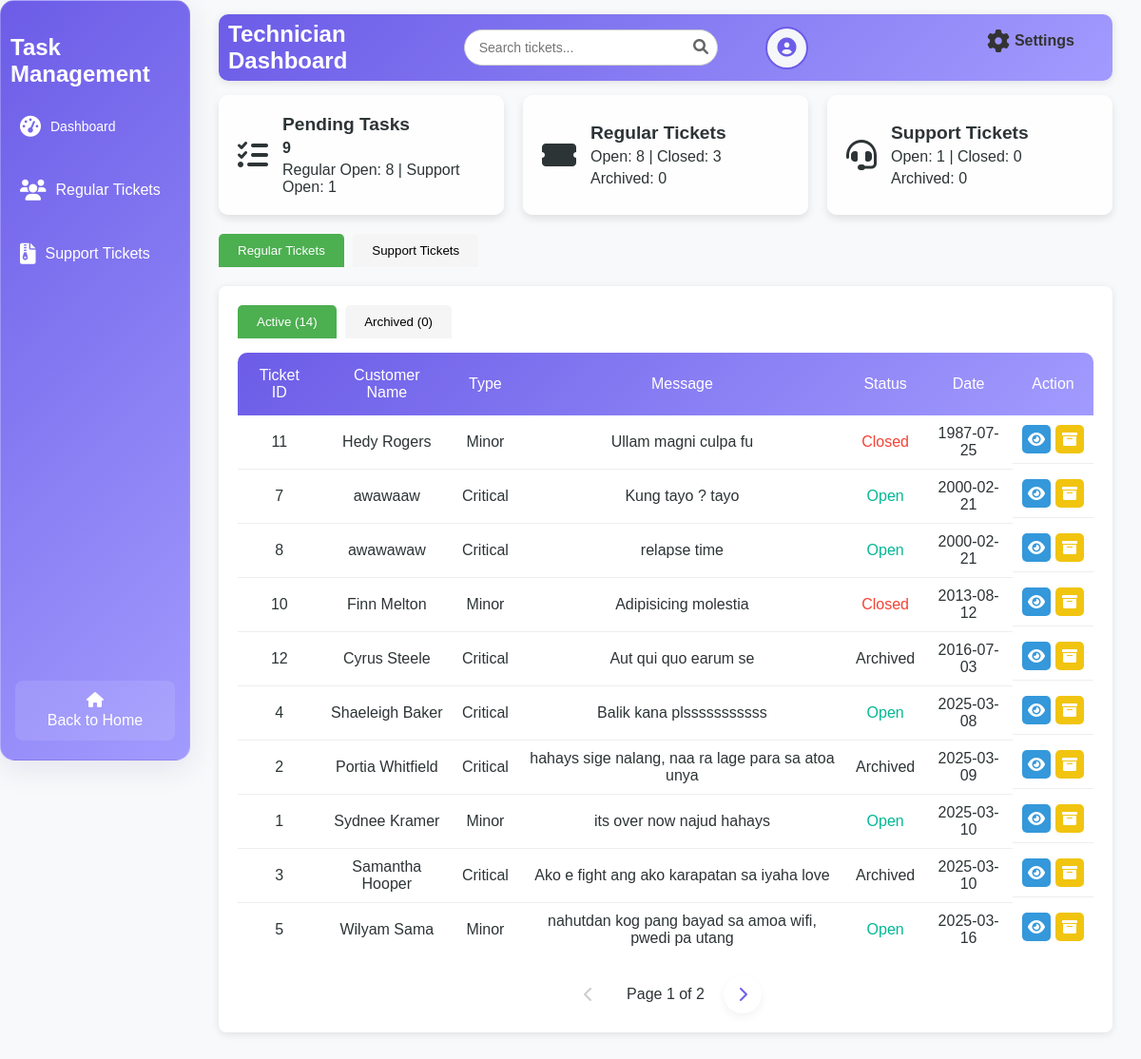
Page /technicianD.php on the committed database.
### tables this page shows
CREATE TABLE `tbl_ticket` (
  `t_id` int(50) NOT NULL,
  `t_aname` varchar(200) NOT NULL,
  `t_type` varchar(200) NOT NULL,
  `t_status` varchar(200) NOT NULL,
  `t_date` date NOT NULL,
  `t_details` varchar(200) NOT NULL
);

### technicianD.php (the view, shortened to what this page needs)
<?php
include 'db.php';
$avatarPath = $_SESSION['avatarPath'];
$limit = 10;
$regularActivePage = isset($_GET['regularActivePage']) ? max(1, (int)$_GET['regularActivePage']) : 1;
$tab = $_GET['tab'] ?? 'regular';
if ($conn) {
    $sqlOpenTickets = "SELECT COUNT(*) AS openTickets FROM tbl_ticket WHERE t_status = 'open' AND (t_details NOT LIKE 'ARCHIVED:%' OR t_details IS NULL)";
    $resultOpenTickets = $conn->query($sqlOpenTickets);
    $openTickets = $resultOpenTickets ? ($resultOpenTickets->fetch_assoc()['openTickets'] ?? 0) : 0;
    $sqlClosedTickets = "SELECT COUNT(*) AS closedTickets FROM tbl_ticket WHERE t_status = 'closed' AND (t_details NOT LIKE 'ARCHIVED:%' OR t_details IS NULL)";
    $resultClosedTickets = $conn->query($sqlClosedTickets);
    $closedTickets = $resultClosedTickets ? ($resultClosedTickets->fetch_assoc()['closedTickets'] ?? 0) : 0;
    $sqlArchivedRegular = "SELECT COUNT(*) AS archivedTickets FROM tbl_ticket WHERE t_details LIKE 'ARCHIVED:%'";
    $resultArchivedRegular = $conn->query($sqlArchivedRegular);
    $archivedRegular = $resultArchivedRegular ? ($resultArchivedRegular->fetch_assoc()['archivedTickets'] ?? 0) : 0;
    $sqlSupportOpen = "SELECT COUNT(*) AS supportOpen FROM tbl_supp_tickets WHERE s_status = 'Open' AND (s_message NOT LIKE 'ARCHIVED:%' OR s_message IS NULL)";
    $resultSupportOpen = $conn->query($sqlSupportOpen);
    $supportOpen = $resultSupportOpen ? ($resultSupportOpen->fetch_assoc()['supportOpen'] ?? 0) : 0;
    $sqlSupportClosed = "SELECT COUNT(*) AS supportClosed FROM tbl_supp_tickets WHERE s_status = 'Closed' AND (s_message NOT LIKE 'ARCHIVED:%' OR s_message IS NULL)";
    $resultSupportClosed = $conn->query($sqlSupportClosed);
    $supportClosed = $resultSupportClosed ? ($resultSupportClosed->fetch_assoc()['supportClosed'] ?? 0) : 0;
    $sqlArchivedSupport = "SELECT COUNT(*) AS archivedSupport FROM tbl_supp_tickets WHERE s_message LIKE 'ARCHIVED:%'";
    $resultArchivedSupport = $conn->query($sqlArchivedSupport);
    $archivedSupport = $resultArchivedSupport ? ($resultArchivedSupport->fetch_assoc()['archivedSupport'] ?? 0) : 0;
    $pendingTasks = $openTickets + $supportOpen;
    $sqlTotalRegularActive = "SELECT COUNT(*) AS total FROM tbl_ticket WHERE (t_details NOT LIKE 'ARCHIVED:%' OR t_details IS NULL)";
    $resultTotalRegularActive = $conn->query($sqlTotalRegularActive);
    $totalRegularActive = $resultTotalRegularActive ? ($resultTotalRegularActive->fetch_assoc()['total'] ?? 0) : 0;
    $totalRegularActivePages = ceil($totalRegularActive / $limit) ?: 1;
    $regularActivePage = min($regularActivePage, $totalRegularActivePages);
    $regularActiveOffset = ($regularActivePage - 1) * $limit;
    $sqlRegularActive = "SELECT t_id, t_aname, t_type, t_details, t_status, t_date
                        FROM tbl_ticket
                        WHERE (t_details NOT LIKE 'ARCHIVED:%' OR t_details IS NULL)
                        ORDER BY t_date ASC LIMIT ? OFFSET ?";
    $stmtRegularActive = $conn->prepare($sqlRegularActive);
    $stmtRegularActive->bind_param("ii", $limit, $regularActiveOffset);
    $stmtRegularActive->execute();
    $resultRegularActive = $stmtRegularActive->get_result();
    $sqlTotalRegularArchived = "SELECT COUNT(*) AS total FROM tbl_ticket WHERE t_details LIKE 'ARCHIVED:%'";
    $resultTotalRegularArchived = $conn->query($sqlTotalRegularArchived);
    $totalRegularArchived = $resultTotalRegularArchived ? ($resultTotalRegularArchived->fetch_assoc()['total'] ?? 0) : 0;
}
?>
<!DOCTYPE html>
<html lang="en">
<head>
    <link rel="stylesheet" href="techniciansD.css">
    <link rel="stylesheet" href="https://cdnjs.cloudflare.com/ajax/libs/font-awesome/6.0.0-beta3/css/all.min.css">
</head>
<body>
<div class="wrapper">
    <div class="sidebar glass-container">
        <h2>Task Management</h2>
        <ul>
            <li><a href="technicianD.php"><i class="fas fa-tachometer-alt"></i> <span>Dashboard</span></a></li>
            <li><a href="staffD.php"><i class="fas fa-users"></i> Regular Tickets</a></li>
            <li><a href="suppT.php"><i class="fas fa-file-archive"></i> Support Tickets</a></li>
        </ul>
        <footer>
            <a href="index.php" class="back-home"><i class="fas fa-home"></i> <span>Back to Home</span></a>
        </footer>
    </div>
    <div class="container">
        <div class="upper">
            <h1>Technician Dashboard</h1>
            <div class="search-container">
                <input type="text" class="search-bar" id="searchInput" placeholder="Search tickets..." onkeyup="searchTickets()">
                <span class="search-icon"><i class="fas fa-search"></i></span>
            </div>
            <div class="user-profile">
                <div class="user-icon">
                    <?php
                    if (!empty($avatarPath) && file_exists(str_replace('?' . time(), '', $avatarPath))) {
                        echo "<img src='" . htmlspecialchars($avatarPath, ENT_QUOTES, 'UTF-8') . "' alt='User Avatar'>";
                    } else {
                        echo "<i class='fas fa-user-circle'></i>";
                    }
                    ?>
                </div>
                <a href="settings.php" class="settings-link">
                    <i class="fas fa-cog"></i>
                    <span>Settings</span>
                </a>
            </div>
        </div>
        <div class="dashboard-cards">
            <div class="card">
                <i class="fas fa-tasks text-yellow-500"></i>
                <div class="card-content">
                    <h3>Pending Tasks</h3>
                    <p><strong><?php echo $pendingTasks; ?></strong></p>
                    <p>Regular Open: <?php echo $openTickets; ?> | Support Open: <?php echo $supportOpen; ?></p>
                </div>
            </div>
            <div class="card">
                <i class="fas fa-ticket-alt text-orange-500"></i>
                <div class="card-content">
                    <h3>Regular Tickets</h3>
                    <p>Open: <?php echo $openTickets; ?> | Closed: <?php echo $closedTickets; ?></p>
                    <p>Archived: <?php echo $archivedRegular; ?></p>
                </div>
            </div>
            <div class="card">
                <i class="fas fa-headset text-blue-500"></i>
                <div class="card-content">
                    <h3>Support Tickets</h3>
                    <p>Open: <?php echo $supportOpen; ?> | Closed: <?php echo $supportClosed; ?></p>
                    <p>Archived: <?php echo $archivedSupport; ?></p>
                </div>
            </div>
        </div>
        <div class="tab-container">
            <div class="main-tab-buttons">
                <button class="tab-button <?php echo in_array($tab, ['regular', 'regularArchived']) ? 'active' : ''; ?>" onclick="openMainTab('regularTickets', '<?php echo $tab === 'regularArchived' ? 'regularArchived' : 'regular'; ?>')">Regular Tickets</button>
                <button class="tab-button <?php echo in_array($tab, ['support', 'supportArchived']) ? 'active' : ''; ?>" onclick="openMainTab('supportTickets', '<?php echo $tab === 'supportArchived' ? 'supportArchived' : 'support'; ?>')">Support Tickets</button>
            </div>
            <div id="regularTickets" class="main-tab-content <?php echo in_array($tab, ['regular', 'regularArchived']) ? 'active' : ''; ?>">
                <div class="table-box">
                    <div class="sub-tab-buttons">
                        <button class="tab-button <?php echo $tab === 'regular' ? 'active' : ''; ?>" onclick="openSubTab('regularTicketsContent', 'regular')">Active (<?php echo $totalRegularActive; ?>)</button>
                        <button class="tab-button <?php echo $tab === 'regularArchived' ? 'active' : ''; ?>" onclick="openSubTab('regularArchivedTicketsContent', 'regularArchived')">
                            Archived (<?php echo $totalRegularArchived; ?>)
                        </button>
                    </div>
                    <div id="regularTicketsContent" class="sub-tab-content <?php echo $tab === 'regular' ? 'active' : ''; ?>">
                        <table class="tickets-table" id="regular-active-tickets">
                            <thead>
                                <tr>
                                    <th>Ticket ID</th>
                                    <th>Customer Name</th>
                                    <th>Type</th>
                                    <th>Message</th>
                                    <th>Status</th>
                                    <th>Date</th>
                                    <th>Action</th>
                                </tr>
                            </thead>
                            <tbody>
                                <?php
                                if ($resultRegularActive && $resultRegularActive->num_rows > 0) {
                                    while ($row = $resultRegularActive->fetch_assoc()) {
                                        $display_details = preg_replace('/^ARCHIVED:/', '', $row['t_details'] ?? '');
                                        $ticketData = json_encode([
                                            'id' => $row['t_id'],
                                            'aname' => $row['t_aname'] ?? '',
                                            'type' => ucfirst(strtolower($row['t_type'] ?? '')),
                                            'details' => $display_details,
                                            'status' => ucfirst(strtolower($row['t_status'] ?? '')),
                                            'date' => $row['t_date'] ?? '-'
                                        ], JSON_HEX_QUOT | JSON_HEX_TAG);
                                        echo "<tr>
                                                <td>" . htmlspecialchars($row['t_id']) . "</td>
                                                <td>" . htmlspecialchars($row['t_aname'] ?? '') . "</td>
                                                <td>" . htmlspecialchars(ucfirst(strtolower($row['t_type'] ?? ''))) . "</td>
                                                <td>" . htmlspecialchars($display_details) . "</td>
                                                <td class='status-" . strtolower(str_replace(' ', '-', $row['t_status'] ?? '')) . "'>" . ucfirst(strtolower($row['t_status'] ?? '')) . "</td>
                                                <td>" . htmlspecialchars($row['t_date'] ?? '-') . "</td>
                                                <td class='action-buttons'>
                                                <span class='view-btn' onclick='openModal(\"view\", \"regular\", $ticketData)' title='View'><i class='fas fa-eye'></i></span>
                                                <span class='archive-btn' onclick='openModal(\"archive\", \"regular\", {\"id\": {$row['t_id']}})' title='Archive'><i class='fas fa-archive'></i></span>
                                            </td>
                                              </tr>";
                                    }
                                } else {
                                    echo "<tr><td colspan='7' style='text-align: center;'>No active regular tickets found.</td></tr>";
                                }
                                ?>
                            </tbody>
                        </table>
                        <div class="pagination">
                            <?php if ($regularActivePage > 1): ?>
                                <a href="?tab=regular&regularActivePage=<?php echo $regularActivePage - 1; ?>" class="pagination-link"><i class="fas fa-chevron-left"></i></a>
                            <?php else: ?>
                                <span class="pagination-link disabled"><i class="fas fa-chevron-left"></i></span>
                            <?php endif; ?>
                            <span class="current-page">Page <?php echo $regularActivePage; ?> of <?php echo $totalRegularActivePages; ?></span>
                            <?php if ($regularActivePage < $totalRegularActivePages): ?>
                                <a href="?tab=regular&regularActivePage=<?php echo $regularActivePage + 1; ?>" class="pagination-link"><i class="fas fa-chevron-right"></i></a>
                            <?php else: ?>
                                <span class="pagination-link disabled"><i class="fas fa-chevron-right"></i></span>
                            <?php endif; ?>
                        </div>
                    </div>
                </div>
            </div>
        </div>
    </div>
</div>
</body>
</html>

### rows in the picture
tbl_ticket: t_id "11", t_aname "Hedy Rogers", t_type "Minor", t_details "Ullam magni culpa fu", t_status "Closed", t_date "1987-07-25"
tbl_ticket: t_id "7", t_aname "awawaaw", t_type "Critical", t_details "Kung tayo ? tayo", t_status "Open", t_date "2000-02-21"
tbl_ticket: t_id "8", t_aname "awawawaw", t_type "Critical", t_details "relapse time", t_status "Open", t_date "2000-02-21"
tbl_ticket: t_id "10", t_aname "Finn Melton", t_type "Minor", t_details "Adipisicing molestia", t_status "Closed", t_date "2013-08-12"
tbl_ticket: t_id "12", t_aname "Cyrus Steele", t_type "Critical", t_details "Aut qui quo earum se", t_status "Archived", t_date "2016-07-03"
tbl_ticket: t_id "4", t_aname "Shaeleigh Baker", t_type "Critical", t_details "Balik kana plsssssssssss", t_status "Open", t_date "2025-03-08"
tbl_ticket: t_id "2", t_aname "Portia Whitfield", t_type "Critical", t_details "hahays sige nalang, naa ra lage para sa atoa unya", t_status "Archived", t_date "2025-03-09"
tbl_ticket: t_id "1", t_aname "Sydnee Kramer", t_type "Minor", t_details "its over now najud hahays", t_status "Open", t_date "2025-03-10"
tbl_ticket: t_id "3", t_aname "Samantha Hooper", t_type "Critical", t_details "Ako e fight ang ako karapatan sa iyaha love", t_status "Archived", t_date "2025-03-10"
tbl_ticket: t_id "5", t_aname "Wilyam Sama", t_type "Minor", t_details "nahutdan kog pang bayad sa amoa wifi, pwedi pa utang", t_status "Open", t_date "2025-03-16"

### other values in the picture
$pendingTasks "9"
$openTickets "8"
$supportOpen "1"
$closedTickets "3"
$archivedRegular "0"
$supportClosed "0"
$archivedSupport "0"
$totalRegularActive "14"
$totalRegularArchived "0"
$regularActivePage "1"
$totalRegularActivePages "2"
